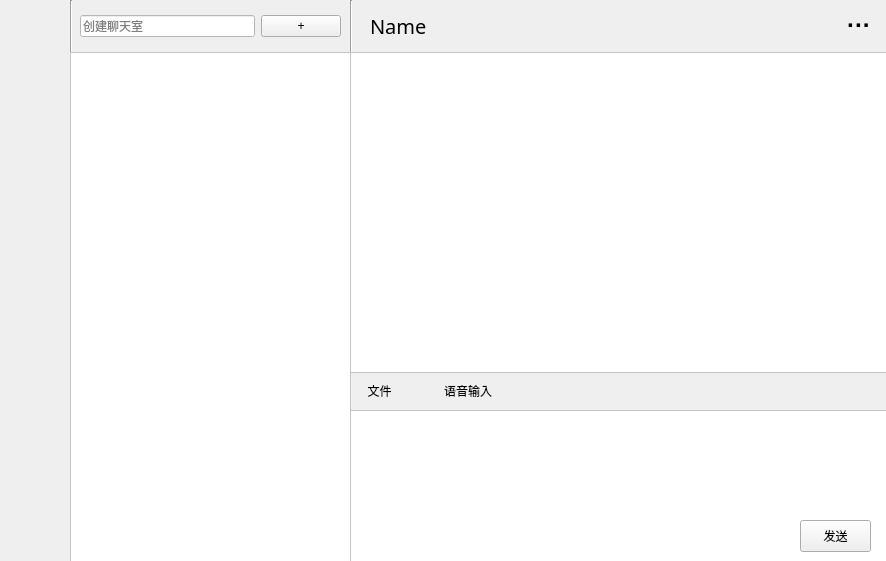
<?xml version="1.0" encoding="UTF-8"?>
<ui version="4.0">
 <class>chatPage</class>
 <widget class="QWidget" name="chatPage">
  <property name="geometry">
   <rect>
    <x>0</x>
    <y>0</y>
    <width>886</width>
    <height>561</height>
   </rect>
  </property>
  <property name="minimumSize">
   <size>
    <width>886</width>
    <height>561</height>
   </size>
  </property>
  <property name="maximumSize">
   <size>
    <width>886</width>
    <height>561</height>
   </size>
  </property>
  <property name="windowTitle">
   <string>Widget</string>
  </property>
  <property name="styleSheet">
   <string notr="true"/>
  </property>
  <widget class="QTextEdit" name="msgTextEdit">
   <property name="geometry">
    <rect>
     <x>350</x>
     <y>410</y>
     <width>541</width>
     <height>153</height>
    </rect>
   </property>
   <property name="styleSheet">
    <string notr="true">QTextEdit{
background-color:rgb(255, 255, 255)
}</string>
   </property>
  </widget>
  <widget class="QPushButton" name="sendMsgBtn">
   <property name="geometry">
    <rect>
     <x>800</x>
     <y>520</y>
     <width>71</width>
     <height>32</height>
    </rect>
   </property>
   <property name="text">
    <string>发送</string>
   </property>
  </widget>
  <widget class="Line" name="line">
   <property name="geometry">
    <rect>
     <x>350</x>
     <y>0</y>
     <width>3</width>
     <height>61</height>
    </rect>
   </property>
   <property name="orientation">
    <enum>Qt::Vertical</enum>
   </property>
  </widget>
  <widget class="Line" name="line_2">
   <property name="geometry">
    <rect>
     <x>70</x>
     <y>0</y>
     <width>3</width>
     <height>61</height>
    </rect>
   </property>
   <property name="orientation">
    <enum>Qt::Vertical</enum>
   </property>
  </widget>
  <widget class="QWidget" name="layoutWidget">
   <property name="geometry">
    <rect>
     <x>80</x>
     <y>10</y>
     <width>261</width>
     <height>33</height>
    </rect>
   </property>
   <layout class="QHBoxLayout" name="horizontalLayout">
    <item>
     <widget class="QLineEdit" name="createGroupLineEdit">
      <property name="styleSheet">
       <string notr="true">QLineEdit{
background-color: rgb(255, 255, 255)
}</string>
      </property>
      <property name="placeholderText">
       <string>创建聊天室</string>
      </property>
     </widget>
    </item>
    <item>
     <widget class="QPushButton" name="createGroupBtn">
      <property name="text">
       <string>+</string>
      </property>
     </widget>
    </item>
   </layout>
  </widget>
  <widget class="QListWidget" name="chatList">
   <property name="geometry">
    <rect>
     <x>70</x>
     <y>52</y>
     <width>281</width>
     <height>511</height>
    </rect>
   </property>
   <property name="minimumSize">
    <size>
     <width>281</width>
     <height>0</height>
    </size>
   </property>
   <property name="maximumSize">
    <size>
     <width>281</width>
     <height>16777215</height>
    </size>
   </property>
   <property name="styleSheet">
    <string notr="true">QListWidget{
background-color: rgb(255, 255, 255)
}</string>
   </property>
  </widget>
  <widget class="QListWidget" name="chatMsgList">
   <property name="geometry">
    <rect>
     <x>350</x>
     <y>52</y>
     <width>541</width>
     <height>321</height>
    </rect>
   </property>
   <property name="minimumSize">
    <size>
     <width>400</width>
     <height>0</height>
    </size>
   </property>
   <property name="styleSheet">
    <string notr="true">QListWidget{
background-color: rgb(255, 255, 255)
}</string>
   </property>
  </widget>
  <widget class="QWidget" name="verticalLayoutWidget">
   <property name="geometry">
    <rect>
     <x>10</x>
     <y>10</y>
     <width>61</width>
     <height>551</height>
    </rect>
   </property>
   <layout class="QVBoxLayout" name="verticalLayout_3">
    <item>
     <widget class="QLabel" name="usrProfPhoto">
      <property name="minimumSize">
       <size>
        <width>51</width>
        <height>51</height>
       </size>
      </property>
      <property name="maximumSize">
       <size>
        <width>51</width>
        <height>51</height>
       </size>
      </property>
      <property name="text">
       <string/>
      </property>
      <property name="pixmap">
       <pixmap>../graphSource/profPhoto1.jpg</pixmap>
      </property>
      <property name="scaledContents">
       <bool>true</bool>
      </property>
     </widget>
    </item>
    <item>
     <spacer name="verticalSpacer">
      <property name="orientation">
       <enum>Qt::Vertical</enum>
      </property>
      <property name="sizeHint" stdset="0">
       <size>
        <width>20</width>
        <height>40</height>
       </size>
      </property>
     </spacer>
    </item>
   </layout>
  </widget>
  <widget class="QWidget" name="horizontalLayoutWidget">
   <property name="geometry">
    <rect>
     <x>370</x>
     <y>10</y>
     <width>501</width>
     <height>31</height>
    </rect>
   </property>
   <layout class="QHBoxLayout" name="horizontalLayout_4">
    <item>
     <widget class="QLabel" name="chatName">
      <property name="font">
       <font>
        <family>Heiti SC</family>
        <pointsize>15</pointsize>
       </font>
      </property>
      <property name="styleSheet">
       <string notr="true">QLabel#chatName{
    font-size: 80%; /* 根据需要进行调整 */
}</string>
      </property>
      <property name="text">
       <string>Name</string>
      </property>
      <property name="alignment">
       <set>Qt::AlignLeading|Qt::AlignLeft|Qt::AlignVCenter</set>
      </property>
     </widget>
    </item>
    <item>
     <spacer name="horizontalSpacer_3">
      <property name="orientation">
       <enum>Qt::Horizontal</enum>
      </property>
      <property name="sizeHint" stdset="0">
       <size>
        <width>40</width>
        <height>20</height>
       </size>
      </property>
     </spacer>
    </item>
    <item>
     <widget class="QLabel" name="manageRoom">
      <property name="styleSheet">
       <string notr="true">QLabel {
    font-size: 80%; /* 根据需要进行调整 */
}</string>
      </property>
      <property name="text">
       <string>&lt;html&gt;&lt;head/&gt;&lt;body&gt;&lt;p&gt;&lt;span style=&quot; font-size:18pt; font-weight:700;&quot;&gt;···&lt;/span&gt;&lt;/p&gt;&lt;/body&gt;&lt;/html&gt;</string>
      </property>
      <property name="alignment">
       <set>Qt::AlignCenter</set>
      </property>
     </widget>
    </item>
   </layout>
  </widget>
  <widget class="QWidget" name="layoutWidget">
   <property name="geometry">
    <rect>
     <x>360</x>
     <y>380</y>
     <width>521</width>
     <height>22</height>
    </rect>
   </property>
   <layout class="QHBoxLayout" name="horizontalLayout_3" stretch="1,1,1,10">
    <item>
     <widget class="QLabel" name="file">
      <property name="styleSheet">
       <string notr="true">QLabel#file {
    font-size: 80%; /* 根据需要进行调整 */
}</string>
      </property>
      <property name="text">
       <string>文件</string>
      </property>
      <property name="alignment">
       <set>Qt::AlignCenter</set>
      </property>
     </widget>
    </item>
    <item>
     <spacer name="horizontalSpacer_2">
      <property name="orientation">
       <enum>Qt::Horizontal</enum>
      </property>
      <property name="sizeHint" stdset="0">
       <size>
        <width>10</width>
        <height>20</height>
       </size>
      </property>
     </spacer>
    </item>
    <item>
     <widget class="QLabel" name="speechInput">
      <property name="styleSheet">
       <string notr="true">QLabel#sticker {
    font-size: 80%; /* 根据需要进行调整 */
}</string>
      </property>
      <property name="text">
       <string>语音输入</string>
      </property>
      <property name="alignment">
       <set>Qt::AlignCenter</set>
      </property>
     </widget>
    </item>
    <item>
     <spacer name="horizontalSpacer">
      <property name="orientation">
       <enum>Qt::Horizontal</enum>
      </property>
      <property name="sizeHint" stdset="0">
       <size>
        <width>60</width>
        <height>20</height>
       </size>
      </property>
     </spacer>
    </item>
   </layout>
  </widget>
 </widget>
 <resources/>
 <connections/>
</ui>
